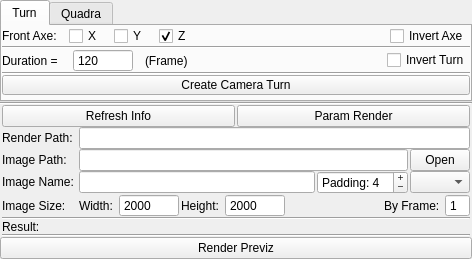
<?xml version="1.0" encoding="UTF-8"?>
<ui version="4.0">
 <class>mwCamPrez</class>
 <widget class="QMainWindow" name="mwCamPrez">
  <property name="geometry">
   <rect>
    <x>0</x>
    <y>0</y>
    <width>472</width>
    <height>259</height>
   </rect>
  </property>
  <property name="windowTitle">
   <string>CamPrez</string>
  </property>
  <widget class="QWidget" name="centralwidget">
   <layout class="QGridLayout" name="gridLayout">
    <property name="margin">
     <number>0</number>
    </property>
    <property name="spacing">
     <number>0</number>
    </property>
    <item row="2" column="0">
     <layout class="QVBoxLayout" name="vlRender">
      <property name="spacing">
       <number>0</number>
      </property>
      <property name="leftMargin">
       <number>2</number>
      </property>
      <property name="topMargin">
       <number>0</number>
      </property>
      <property name="rightMargin">
       <number>2</number>
      </property>
      <property name="bottomMargin">
       <number>0</number>
      </property>
      <item>
       <layout class="QHBoxLayout" name="hlParams">
        <property name="spacing">
         <number>2</number>
        </property>
        <property name="topMargin">
         <number>0</number>
        </property>
        <item>
         <widget class="QPushButton" name="bRefreshInfo">
          <property name="text">
           <string>Refresh Info</string>
          </property>
         </widget>
        </item>
        <item>
         <widget class="QPushButton" name="bParamRender">
          <property name="text">
           <string>Param Render</string>
          </property>
         </widget>
        </item>
       </layout>
      </item>
      <item>
       <layout class="QHBoxLayout" name="hlRenderPath">
        <property name="spacing">
         <number>2</number>
        </property>
        <item>
         <widget class="QLabel" name="lRenderPath">
          <property name="minimumSize">
           <size>
            <width>75</width>
            <height>0</height>
           </size>
          </property>
          <property name="maximumSize">
           <size>
            <width>75</width>
            <height>20</height>
           </size>
          </property>
          <property name="text">
           <string>Render Path: </string>
          </property>
         </widget>
        </item>
        <item>
         <widget class="QLineEdit" name="leRenderPath">
          <property name="readOnly">
           <bool>true</bool>
          </property>
         </widget>
        </item>
       </layout>
      </item>
      <item>
       <layout class="QHBoxLayout" name="hlImagePath">
        <property name="spacing">
         <number>2</number>
        </property>
        <item>
         <widget class="QLabel" name="lImagePath">
          <property name="minimumSize">
           <size>
            <width>75</width>
            <height>0</height>
           </size>
          </property>
          <property name="maximumSize">
           <size>
            <width>75</width>
            <height>16777215</height>
           </size>
          </property>
          <property name="text">
           <string>Image Path: </string>
          </property>
         </widget>
        </item>
        <item>
         <widget class="QLineEdit" name="leImagePath">
          <property name="readOnly">
           <bool>false</bool>
          </property>
         </widget>
        </item>
        <item>
         <widget class="QPushButton" name="bOpen">
          <property name="minimumSize">
           <size>
            <width>60</width>
            <height>0</height>
           </size>
          </property>
          <property name="maximumSize">
           <size>
            <width>60</width>
            <height>16777215</height>
           </size>
          </property>
          <property name="text">
           <string>Open</string>
          </property>
         </widget>
        </item>
       </layout>
      </item>
      <item>
       <layout class="QHBoxLayout" name="hlImageName">
        <property name="spacing">
         <number>2</number>
        </property>
        <property name="leftMargin">
         <number>0</number>
        </property>
        <property name="topMargin">
         <number>0</number>
        </property>
        <item>
         <widget class="QLabel" name="lImageName">
          <property name="minimumSize">
           <size>
            <width>75</width>
            <height>0</height>
           </size>
          </property>
          <property name="maximumSize">
           <size>
            <width>75</width>
            <height>20</height>
           </size>
          </property>
          <property name="text">
           <string>Image Name:</string>
          </property>
         </widget>
        </item>
        <item>
         <widget class="QLineEdit" name="leImageName"/>
        </item>
        <item>
         <widget class="QSpinBox" name="sbPadding">
          <property name="buttonSymbols">
           <enum>QAbstractSpinBox::PlusMinus</enum>
          </property>
          <property name="prefix">
           <string>Padding: </string>
          </property>
          <property name="maximum">
           <number>12</number>
          </property>
          <property name="value">
           <number>4</number>
          </property>
         </widget>
        </item>
        <item>
         <widget class="QComboBox" name="cbImageExt">
          <property name="minimumSize">
           <size>
            <width>60</width>
            <height>0</height>
           </size>
          </property>
          <property name="maximumSize">
           <size>
            <width>60</width>
            <height>16777215</height>
           </size>
          </property>
         </widget>
        </item>
       </layout>
      </item>
      <item>
       <layout class="QHBoxLayout" name="hlImageSize">
        <property name="spacing">
         <number>2</number>
        </property>
        <property name="bottomMargin">
         <number>0</number>
        </property>
        <item>
         <widget class="QLabel" name="lImageSize">
          <property name="minimumSize">
           <size>
            <width>75</width>
            <height>0</height>
           </size>
          </property>
          <property name="maximumSize">
           <size>
            <width>75</width>
            <height>16777215</height>
           </size>
          </property>
          <property name="text">
           <string>Image Size: </string>
          </property>
         </widget>
        </item>
        <item>
         <widget class="QLabel" name="lWidth">
          <property name="text">
           <string>Width: </string>
          </property>
         </widget>
        </item>
        <item>
         <widget class="QSpinBox" name="sbWidth">
          <property name="minimumSize">
           <size>
            <width>60</width>
            <height>0</height>
           </size>
          </property>
          <property name="maximumSize">
           <size>
            <width>60</width>
            <height>16777215</height>
           </size>
          </property>
          <property name="buttonSymbols">
           <enum>QAbstractSpinBox::NoButtons</enum>
          </property>
          <property name="prefix">
           <string/>
          </property>
          <property name="maximum">
           <number>12000</number>
          </property>
          <property name="value">
           <number>2000</number>
          </property>
         </widget>
        </item>
        <item>
         <widget class="QLabel" name="lHeight">
          <property name="text">
           <string>Height: </string>
          </property>
         </widget>
        </item>
        <item>
         <widget class="QSpinBox" name="sbHeight">
          <property name="minimumSize">
           <size>
            <width>60</width>
            <height>0</height>
           </size>
          </property>
          <property name="maximumSize">
           <size>
            <width>60</width>
            <height>16777215</height>
           </size>
          </property>
          <property name="buttonSymbols">
           <enum>QAbstractSpinBox::NoButtons</enum>
          </property>
          <property name="prefix">
           <string/>
          </property>
          <property name="maximum">
           <number>12000</number>
          </property>
          <property name="value">
           <number>2000</number>
          </property>
         </widget>
        </item>
        <item>
         <spacer name="horizontalSpacer_3">
          <property name="orientation">
           <enum>Qt::Horizontal</enum>
          </property>
          <property name="sizeHint" stdset="0">
           <size>
            <width>40</width>
            <height>20</height>
           </size>
          </property>
         </spacer>
        </item>
        <item>
         <widget class="QLabel" name="lByFrame">
          <property name="text">
           <string>By Frame: </string>
          </property>
         </widget>
        </item>
        <item>
         <widget class="QSpinBox" name="sbByFrame">
          <property name="buttonSymbols">
           <enum>QAbstractSpinBox::NoButtons</enum>
          </property>
          <property name="value">
           <number>1</number>
          </property>
         </widget>
        </item>
       </layout>
      </item>
      <item>
       <widget class="Line" name="line_4">
        <property name="orientation">
         <enum>Qt::Horizontal</enum>
        </property>
       </widget>
      </item>
      <item>
       <layout class="QHBoxLayout" name="hlResult">
        <property name="spacing">
         <number>2</number>
        </property>
        <property name="topMargin">
         <number>0</number>
        </property>
        <item>
         <widget class="QLabel" name="lResult">
          <property name="maximumSize">
           <size>
            <width>40</width>
            <height>16777215</height>
           </size>
          </property>
          <property name="text">
           <string>Result: </string>
          </property>
         </widget>
        </item>
        <item>
         <widget class="QLabel" name="lResultVal">
          <property name="text">
           <string/>
          </property>
          <property name="wordWrap">
           <bool>true</bool>
          </property>
          <property name="textInteractionFlags">
           <set>Qt::LinksAccessibleByMouse|Qt::TextSelectableByMouse</set>
          </property>
         </widget>
        </item>
       </layout>
      </item>
      <item>
       <widget class="Line" name="line_5">
        <property name="orientation">
         <enum>Qt::Horizontal</enum>
        </property>
       </widget>
      </item>
     </layout>
    </item>
    <item row="3" column="0">
     <widget class="QPushButton" name="bRender">
      <property name="maximumSize">
       <size>
        <width>16777215</width>
        <height>16777215</height>
       </size>
      </property>
      <property name="text">
       <string>Render Previz</string>
      </property>
     </widget>
    </item>
    <item row="1" column="0">
     <widget class="Line" name="line_3">
      <property name="orientation">
       <enum>Qt::Horizontal</enum>
      </property>
     </widget>
    </item>
    <item row="0" column="0">
     <widget class="QTabWidget" name="tabWidget">
      <property name="currentIndex">
       <number>0</number>
      </property>
      <widget class="QWidget" name="tabTurn">
       <attribute name="title">
        <string>Turn</string>
       </attribute>
       <layout class="QGridLayout" name="gridLayout_2">
        <property name="margin">
         <number>0</number>
        </property>
        <property name="spacing">
         <number>0</number>
        </property>
        <item row="4" column="0">
         <widget class="QPushButton" name="bCreateCamTurn">
          <property name="maximumSize">
           <size>
            <width>16777215</width>
            <height>20</height>
           </size>
          </property>
          <property name="text">
           <string>Create Camera Turn</string>
          </property>
         </widget>
        </item>
        <item row="1" column="0">
         <widget class="Line" name="line">
          <property name="orientation">
           <enum>Qt::Horizontal</enum>
          </property>
         </widget>
        </item>
        <item row="0" column="0">
         <layout class="QHBoxLayout" name="hlTurnAxe">
          <property name="spacing">
           <number>12</number>
          </property>
          <item>
           <widget class="QLabel" name="lTurnFrontAxe">
            <property name="text">
             <string>Front Axe:</string>
            </property>
           </widget>
          </item>
          <item>
           <widget class="QCheckBox" name="cbTurnX">
            <property name="text">
             <string>X</string>
            </property>
            <attribute name="buttonGroup">
             <string notr="true">bgTurnFrontAxe</string>
            </attribute>
           </widget>
          </item>
          <item>
           <widget class="QCheckBox" name="cbTurnY">
            <property name="text">
             <string>Y</string>
            </property>
            <property name="checked">
             <bool>false</bool>
            </property>
            <attribute name="buttonGroup">
             <string notr="true">bgTurnFrontAxe</string>
            </attribute>
           </widget>
          </item>
          <item>
           <widget class="QCheckBox" name="cbTurnZ">
            <property name="text">
             <string>Z</string>
            </property>
            <property name="checked">
             <bool>true</bool>
            </property>
            <attribute name="buttonGroup">
             <string notr="true">bgTurnFrontAxe</string>
            </attribute>
           </widget>
          </item>
          <item>
           <spacer name="horizontalSpacer">
            <property name="orientation">
             <enum>Qt::Horizontal</enum>
            </property>
            <property name="sizeHint" stdset="0">
             <size>
              <width>40</width>
              <height>10</height>
             </size>
            </property>
           </spacer>
          </item>
          <item>
           <widget class="QCheckBox" name="cbTurnInvert">
            <property name="minimumSize">
             <size>
              <width>80</width>
              <height>0</height>
             </size>
            </property>
            <property name="text">
             <string>Invert Axe</string>
            </property>
           </widget>
          </item>
         </layout>
        </item>
        <item row="2" column="0">
         <layout class="QHBoxLayout" name="hlTurnDuration">
          <property name="spacing">
           <number>12</number>
          </property>
          <item>
           <widget class="QLabel" name="lTurnDuration">
            <property name="text">
             <string>Duration = </string>
            </property>
           </widget>
          </item>
          <item>
           <widget class="QSpinBox" name="sbTurnDuration">
            <property name="minimumSize">
             <size>
              <width>60</width>
              <height>0</height>
             </size>
            </property>
            <property name="buttonSymbols">
             <enum>QAbstractSpinBox::NoButtons</enum>
            </property>
            <property name="maximum">
             <number>10000</number>
            </property>
            <property name="value">
             <number>120</number>
            </property>
           </widget>
          </item>
          <item>
           <widget class="QLabel" name="lTurnFrames">
            <property name="text">
             <string>(Frame)</string>
            </property>
           </widget>
          </item>
          <item>
           <spacer name="horizontalSpacer_2">
            <property name="orientation">
             <enum>Qt::Horizontal</enum>
            </property>
            <property name="sizeHint" stdset="0">
             <size>
              <width>40</width>
              <height>10</height>
             </size>
            </property>
           </spacer>
          </item>
          <item>
           <widget class="QCheckBox" name="cbInvertRotate">
            <property name="minimumSize">
             <size>
              <width>80</width>
              <height>0</height>
             </size>
            </property>
            <property name="text">
             <string>Invert Turn</string>
            </property>
           </widget>
          </item>
         </layout>
        </item>
        <item row="3" column="0">
         <widget class="Line" name="line_2">
          <property name="orientation">
           <enum>Qt::Horizontal</enum>
          </property>
         </widget>
        </item>
       </layout>
      </widget>
      <widget class="QWidget" name="tabQuadra">
       <attribute name="title">
        <string>Quadra</string>
       </attribute>
      </widget>
     </widget>
    </item>
   </layout>
  </widget>
 </widget>
 <resources/>
 <connections/>
 <buttongroups>
  <buttongroup name="bgTurnFrontAxe"/>
 </buttongroups>
</ui>
